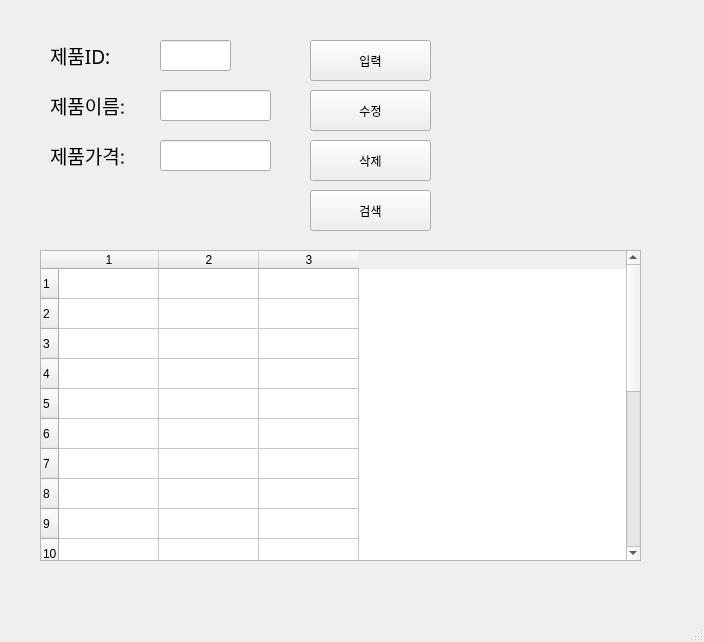
<?xml version="1.0" encoding="UTF-8"?>
<ui version="4.0">
 <class>MainWindow</class>
 <widget class="QMainWindow" name="MainWindow">
  <property name="geometry">
   <rect>
    <x>0</x>
    <y>0</y>
    <width>704</width>
    <height>642</height>
   </rect>
  </property>
  <property name="windowTitle">
   <string>MainWindow</string>
  </property>
  <widget class="QWidget" name="centralwidget">
   <widget class="QLabel" name="label">
    <property name="geometry">
     <rect>
      <x>50</x>
      <y>40</y>
      <width>91</width>
      <height>31</height>
     </rect>
    </property>
    <property name="font">
     <font>
      <family>맑은 고딕</family>
      <pointsize>14</pointsize>
     </font>
    </property>
    <property name="text">
     <string>제품ID:</string>
    </property>
   </widget>
   <widget class="QLabel" name="label_2">
    <property name="geometry">
     <rect>
      <x>50</x>
      <y>90</y>
      <width>101</width>
      <height>31</height>
     </rect>
    </property>
    <property name="font">
     <font>
      <family>맑은 고딕</family>
      <pointsize>14</pointsize>
     </font>
    </property>
    <property name="text">
     <string>제품이름:</string>
    </property>
   </widget>
   <widget class="QLabel" name="label_3">
    <property name="geometry">
     <rect>
      <x>50</x>
      <y>140</y>
      <width>101</width>
      <height>31</height>
     </rect>
    </property>
    <property name="font">
     <font>
      <family>맑은 고딕</family>
      <pointsize>14</pointsize>
     </font>
    </property>
    <property name="text">
     <string>제품가격:</string>
    </property>
   </widget>
   <widget class="QLineEdit" name="prodID">
    <property name="geometry">
     <rect>
      <x>160</x>
      <y>40</y>
      <width>71</width>
      <height>31</height>
     </rect>
    </property>
   </widget>
   <widget class="QLineEdit" name="prodName">
    <property name="geometry">
     <rect>
      <x>160</x>
      <y>90</y>
      <width>111</width>
      <height>31</height>
     </rect>
    </property>
   </widget>
   <widget class="QLineEdit" name="prodPrice">
    <property name="geometry">
     <rect>
      <x>160</x>
      <y>140</y>
      <width>111</width>
      <height>31</height>
     </rect>
    </property>
   </widget>
   <widget class="QPushButton" name="pushButton">
    <property name="geometry">
     <rect>
      <x>310</x>
      <y>40</y>
      <width>121</width>
      <height>41</height>
     </rect>
    </property>
    <property name="text">
     <string>입력</string>
    </property>
   </widget>
   <widget class="QPushButton" name="pushButton_2">
    <property name="geometry">
     <rect>
      <x>310</x>
      <y>90</y>
      <width>121</width>
      <height>41</height>
     </rect>
    </property>
    <property name="text">
     <string>수정</string>
    </property>
   </widget>
   <widget class="QPushButton" name="pushButton_3">
    <property name="geometry">
     <rect>
      <x>310</x>
      <y>140</y>
      <width>121</width>
      <height>41</height>
     </rect>
    </property>
    <property name="text">
     <string>삭제</string>
    </property>
   </widget>
   <widget class="QPushButton" name="pushButton_4">
    <property name="geometry">
     <rect>
      <x>310</x>
      <y>190</y>
      <width>121</width>
      <height>41</height>
     </rect>
    </property>
    <property name="text">
     <string>검색</string>
    </property>
   </widget>
   <widget class="QTableWidget" name="tableWidget">
    <property name="geometry">
     <rect>
      <x>40</x>
      <y>250</y>
      <width>601</width>
      <height>311</height>
     </rect>
    </property>
    <property name="rowCount">
     <number>20</number>
    </property>
    <property name="columnCount">
     <number>3</number>
    </property>
    <row/>
    <row/>
    <row/>
    <row/>
    <row/>
    <row/>
    <row/>
    <row/>
    <row/>
    <row/>
    <row/>
    <row/>
    <row/>
    <row/>
    <row/>
    <row/>
    <row/>
    <row/>
    <row/>
    <row/>
    <column/>
    <column/>
    <column/>
   </widget>
  </widget>
  <widget class="QMenuBar" name="menubar">
   <property name="geometry">
    <rect>
     <x>0</x>
     <y>0</y>
     <width>704</width>
     <height>21</height>
    </rect>
   </property>
  </widget>
  <widget class="QStatusBar" name="statusbar"/>
 </widget>
 <resources/>
 <connections>
  <connection>
   <sender>pushButton</sender>
   <signal>clicked()</signal>
   <receiver>MainWindow</receiver>
   <slot>addProduct()</slot>
   <hints>
    <hint type="sourcelabel">
     <x>372</x>
     <y>89</y>
    </hint>
    <hint type="destinationlabel">
     <x>457</x>
     <y>134</y>
    </hint>
   </hints>
  </connection>
  <connection>
   <sender>pushButton_2</sender>
   <signal>clicked()</signal>
   <receiver>MainWindow</receiver>
   <slot>updateProduct()</slot>
   <hints>
    <hint type="sourcelabel">
     <x>379</x>
     <y>144</y>
    </hint>
    <hint type="destinationlabel">
     <x>491</x>
     <y>185</y>
    </hint>
   </hints>
  </connection>
  <connection>
   <sender>pushButton_4</sender>
   <signal>clicked()</signal>
   <receiver>MainWindow</receiver>
   <slot>getProduct()</slot>
   <hints>
    <hint type="sourcelabel">
     <x>375</x>
     <y>246</y>
    </hint>
    <hint type="destinationlabel">
     <x>483</x>
     <y>274</y>
    </hint>
   </hints>
  </connection>
  <connection>
   <sender>pushButton_3</sender>
   <signal>clicked()</signal>
   <receiver>MainWindow</receiver>
   <slot>removeProduct()</slot>
   <hints>
    <hint type="sourcelabel">
     <x>413</x>
     <y>192</y>
    </hint>
    <hint type="destinationlabel">
     <x>480</x>
     <y>229</y>
    </hint>
   </hints>
  </connection>
 </connections>
 <slots>
  <slot>addProduct()</slot>
  <slot>removeProduct()</slot>
  <slot>updateProduct()</slot>
  <slot>getProduct()</slot>
 </slots>
</ui>
